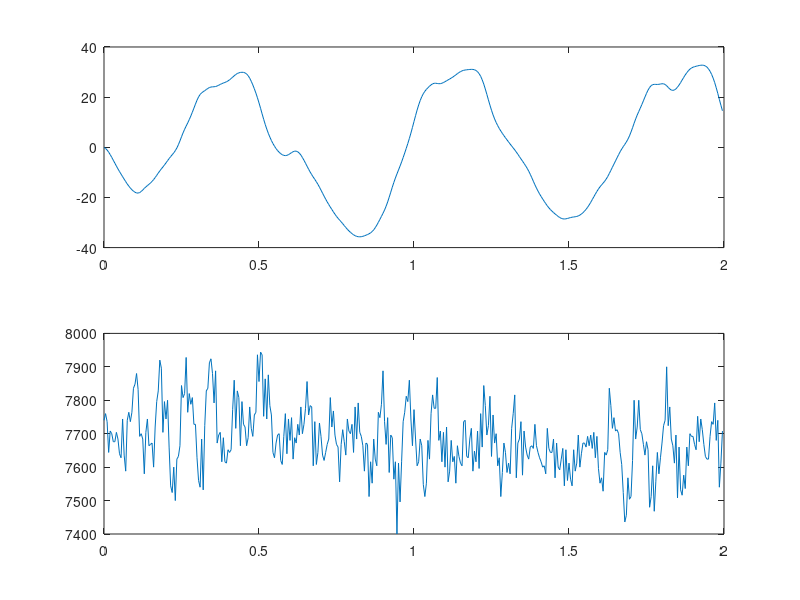
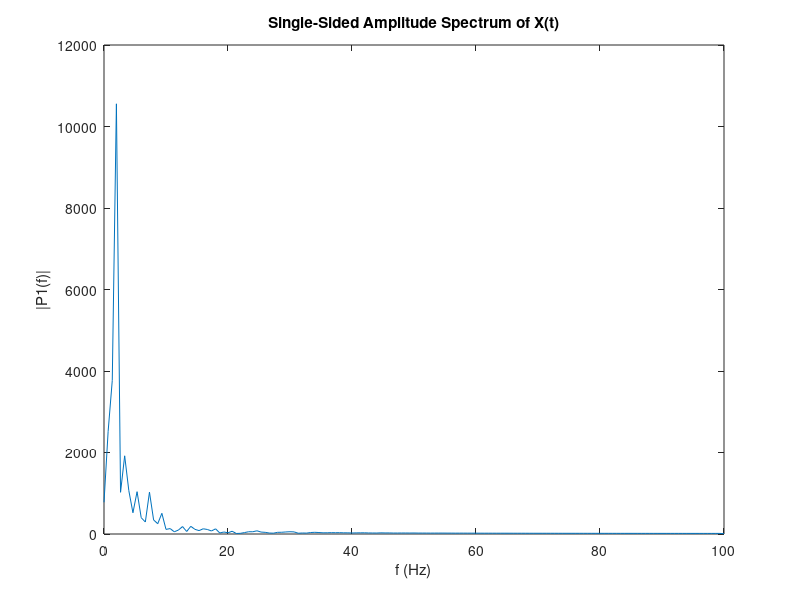

MATLAB code to generate these figures, in order: (Note: this script raises an error after producing the figures.)


    A1 = csvread('testdata4.csv');
%    A1 = coeff * csvread('accelerometer_reading_for_about_1min_18sec_in_50ms_interval_device_status_on_chest.csv',1);

    
%%

    fs = 200;
    dt = 1/fs;

%    Y = sqrt(sum(A1.^2,2));
    X = A1(:,2);
    Y = A1(:,3);
    Z = A1(:,4);
    %Ynorm = Y - averaging_filter(Y);
    T = (0:length(Y)-1) * dt;

    hp_order = 2;
    fc = 4; % 0.5Hz
    [B_hp,A_hp] = butter(hp_order,fc/(fs/2),'high');
    
    lp_order = 2;
    fc = 11; % xHz
    [B_lp,A_lp] = butter(lp_order,fc/(fs/2),'low');
    
    
    Xf = X - mean(X);
    Xf = filter(B_hp,A_hp,Xf);
    Xf = filter(B_lp,A_lp,Xf);
    
    Yf = Y - mean(Y);
    Yf = filter(B_hp,A_hp,Yf);
    Yf = filter(B_lp,A_lp,Yf);
    
    Zf = Z - mean(Z);
    Zf = filter(B_hp,A_hp,Zf);
    Zf = filter(B_lp,A_lp,Zf);
    
    
    R = sqrt(Xf.^2 + Yf.^2 + Zf.^2)
    
    
    hp_order = 2;
    fc = 0.66; % 0.5Hz
    [B_hp,A_hp] = butter(hp_order,fc/(fs/2),'high');
    
    lp_order = 2;
    fc = 2.5; % xHz
    [B_lp,A_lp] = butter(lp_order,fc/(fs/2),'low');
    
    
    Rf = R - mean(R);
    Rf = filter(B_hp,A_hp,Rf);
    Rf = filter(B_lp,A_lp,Rf);
    

    
  
    
    pick_1 = 0; pick_1_index =0;
    pick_2 = 0; pick_2_index =0;
    
    
    
    clf;
    subplot(2,1,1);

    plot(T,Rf);
    
    subplot(2,1,2);
    plot(T,Z);
    
    L = 300
    F = fft(Rf);
    
    
    
    %Compute the two-sided spectrum P2. Then compute the single-sided spectrum P1 based on P2 and the even-valued signal length L.
    P2 = abs(F);
    P1 = P2(1:L/2+1);
    P1(2:end-1) = 2*P1(2:end-1);
    
    figure
    f = fs*(0:(L/2))/L;
    plot(f,P1) 
    title('Single-Sided Amplitude Spectrum of X(t)')
    xlabel('f (Hz)')
    ylabel('|P1(f)|')
    
    [maxValue,indexMax] = max(P2);
    frequency = indexMax * fs / L;
    
    bpm = frequency*60
    
    figure
    
    year = T; 
    relNums = Rf;
    findpeaks(relNums,year)
    xlabel('Year')
    ylabel('Sunspot Number')
    title('Find All Peaks')
    
    
    
    
